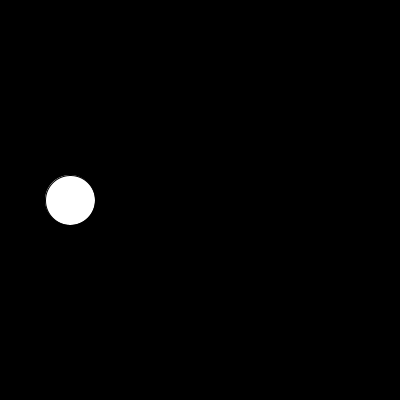
Frame 1 (no input)
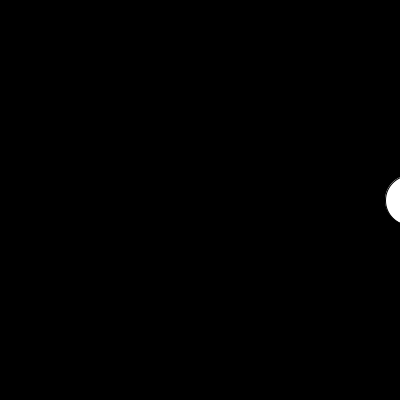
Frame 60 (the mouse pressed at the canvas centre just before this capture)
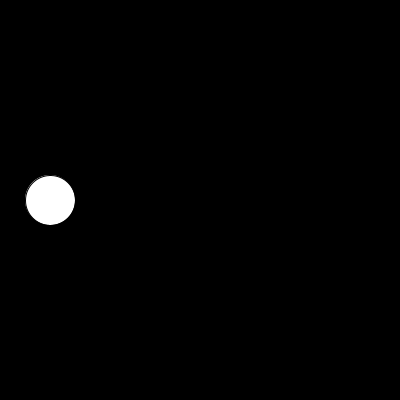
Frame 120 (the mouse held since frame 60 and released just before this capture)

The Processing sketch that drew these frames (run headless with seeded random() and noise(); from frame 60 on, the mouse is pressed at the canvas centre):

// Processing sketch: processing_37841
// ── processing_37841.pde

int x_position = 50;
int x_speed = 20;
void setup(){
size(400,400);
}

void draw(){
background(0);
x_position = x_position+x_speed;
ellipse(x_position,200,50,50);
//if the ball arrive the right side of the screen,go back to the left side
if(x_position>400){
x_speed = -20;
}
//if the ball arrive the left side of the scree, go to the right side
if(x_position <= 0){
x_speed = 20;
}
}

                
                
